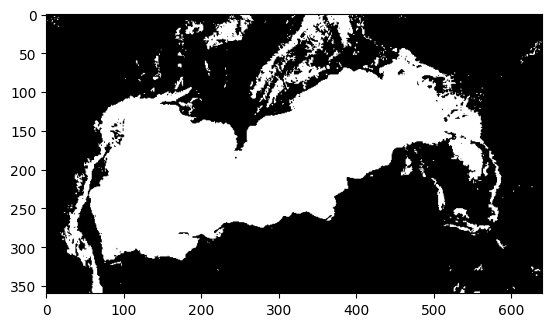

The Python source for this figure:
#IMPORTAMOS LIBRERIAS NECESARIAS
import cv2
import matplotlib.pyplot as plt
import numpy as np


#CARGAMOS IMAGENES
def CargarImagen(path):
    
    def ConvertirAGris(IO):
        #CONVERTIMOS DE BGR A RGB Y A GRIS
        IO = cv2.cvtColor(IO, cv2.COLOR_BGR2RGB)
        IG = cv2.cvtColor(IO, cv2.COLOR_RGB2GRAY)
        return IG
    
    imagen_original = cv2.imread(path)
    tamaños = imagen_original.shape[:2]
    imagen_blanca = np.ones(tamaños, np.uint8)*255 #Imagen blanca sobre la que se dibuja el contorno
    imagen_gris = ConvertirAGris(imagen_original)


    #CREACION DE IMAGEN BINARIA DE GRIS
    _, binaria = cv2.threshold(imagen_gris, 220, 255, cv2.THRESH_BINARY_INV)


    #EXTRACCION DEL CONTORNO DE LA IMAGEN
    contornos, _ = cv2.findContours(binaria, cv2.RETR_EXTERNAL, cv2.CHAIN_APPROX_NONE)

    #DIBUJA EL CONTORNO SOBRE EL FONDO BLANCO
    imagen_blanca = cv2.drawContours(imagen_blanca, contornos, -1, (0, 0, 0), 1)


    #MUESTRA DE LA IMAGEN FINAL
    cv2.imwrite('gris.png', imagen_blanca)
    plt.imshow(binaria, cmap="gray")
    plt.savefig("grafico.png", bbox_inches='tight')

    return 'gris.png'

